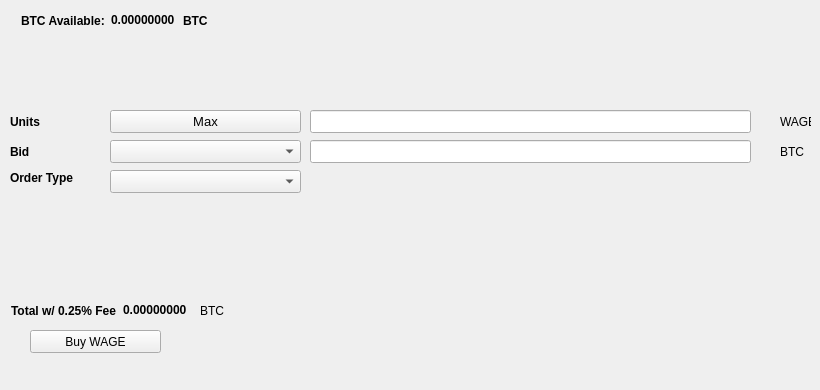
   <widget class="QWidget" name="BuyTab">
    <attribute name="title">
     <string>Buy</string>
    </attribute>
    <widget class="QPushButton" name="BuyWAGE">
     <property name="geometry">
      <rect>
       <x>30</x>
       <y>330</y>
       <width>131</width>
       <height>23</height>
      </rect>
     </property>
     <property name="text">
      <string>Buy WAGE</string>
     </property>
     <property name="icon">
      <iconset resource="../testwage.qrc">
       <normaloff>:/icons/bitcoin</normaloff>:/icons/bitcoin</iconset>
     </property>
    </widget>
    <widget class="QLabel" name="label_3">
     <property name="geometry">
      <rect>
       <x>10</x>
       <y>110</y>
       <width>46</width>
       <height>23</height>
      </rect>
     </property>
     <property name="font">
      <font>
       <weight>75</weight>
       <bold>true</bold>
      </font>
     </property>
     <property name="text">
      <string>Units</string>
     </property>
    </widget>
    <widget class="QLineEdit" name="UnitsInput">
     <property name="geometry">
      <rect>
       <x>310</x>
       <y>110</y>
       <width>441</width>
       <height>23</height>
      </rect>
     </property>
     <property name="font">
      <font>
       <pointsize>9</pointsize>
       <weight>75</weight>
       <bold>true</bold>
      </font>
     </property>
    </widget>
    <widget class="QLineEdit" name="BuyBidPriceEdit">
     <property name="geometry">
      <rect>
       <x>310</x>
       <y>140</y>
       <width>441</width>
       <height>23</height>
      </rect>
     </property>
     <property name="font">
      <font>
       <pointsize>9</pointsize>
       <weight>75</weight>
       <bold>true</bold>
      </font>
     </property>
    </widget>
    <widget class="QLabel" name="label_4">
     <property name="geometry">
      <rect>
       <x>780</x>
       <y>110</y>
       <width>31</width>
       <height>23</height>
      </rect>
     </property>
     <property name="text">
      <string>WAGE</string>
     </property>
    </widget>
    <widget class="QLabel" name="label_5">
     <property name="geometry">
      <rect>
       <x>780</x>
       <y>140</y>
       <width>31</width>
       <height>23</height>
      </rect>
     </property>
     <property name="text">
      <string>BTC</string>
     </property>
    </widget>
    <widget class="QLabel" name="label_6">
     <property name="geometry">
      <rect>
       <x>10</x>
       <y>140</y>
       <width>46</width>
       <height>23</height>
      </rect>
     </property>
     <property name="font">
      <font>
       <weight>75</weight>
       <bold>true</bold>
      </font>
     </property>
     <property name="text">
      <string>Bid</string>
     </property>
    </widget>
    <widget class="QLabel" name="label_7">
     <property name="geometry">
      <rect>
       <x>10</x>
       <y>170</y>
       <width>91</width>
       <height>16</height>
      </rect>
     </property>
     <property name="font">
      <font>
       <weight>75</weight>
       <bold>true</bold>
      </font>
     </property>
     <property name="text">
      <string>Order Type</string>
     </property>
    </widget>
    <widget class="QPushButton" name="Buy_Max_Amount">
     <property name="geometry">
      <rect>
       <x>110</x>
       <y>110</y>
       <width>191</width>
       <height>23</height>
      </rect>
     </property>
     <property name="font">
      <font>
       <pointsize>10</pointsize>
      </font>
     </property>
     <property name="text">
      <string>Max</string>
     </property>
    </widget>
    <widget class="QComboBox" name="BuyBidcomboBox">
     <property name="geometry">
      <rect>
       <x>110</x>
       <y>140</y>
       <width>191</width>
       <height>23</height>
      </rect>
     </property>
     <property name="font">
      <font>
       <pointsize>10</pointsize>
      </font>
     </property>
    </widget>
    <widget class="QComboBox" name="buyOrdertypeCombo">
     <property name="geometry">
      <rect>
       <x>110</x>
       <y>170</y>
       <width>191</width>
       <height>23</height>
      </rect>
     </property>
     <property name="font">
      <font>
       <pointsize>10</pointsize>
      </font>
     </property>
    </widget>
    <widget class="QWidget" name="layoutWidget1">
     <property name="geometry">
      <rect>
       <x>21</x>
       <y>11</y>
       <width>227</width>
       <height>19</height>
      </rect>
     </property>
     <layout class="QHBoxLayout" name="horizontalLayout_3">
      <item>
       <widget class="QLabel" name="label232">
        <property name="font">
         <font>
          <weight>75</weight>
          <bold>true</bold>
         </font>
        </property>
        <property name="text">
         <string>BTC Available:</string>
        </property>
       </widget>
      </item>
      <item>
       <widget class="QLabel" name="BtcAvailableLbl">
        <property name="palette">
         <palette>
          <active>
           <colorrole role="WindowText">
            <brush brushstyle="SolidPattern">
             <color alpha="255">
              <red>0</red>
              <green>0</green>
              <blue>0</blue>
             </color>
            </brush>
           </colorrole>
           <colorrole role="Button">
            <brush brushstyle="SolidPattern">
             <color alpha="255">
              <red>0</red>
              <green>170</green>
              <blue>0</blue>
             </color>
            </brush>
           </colorrole>
           <colorrole role="Light">
            <brush brushstyle="SolidPattern">
             <color alpha="255">
              <red>0</red>
              <green>255</green>
              <blue>0</blue>
             </color>
            </brush>
           </colorrole>
           <colorrole role="Midlight">
            <brush brushstyle="SolidPattern">
             <color alpha="255">
              <red>0</red>
              <green>212</green>
              <blue>0</blue>
             </color>
            </brush>
           </colorrole>
           <colorrole role="Dark">
            <brush brushstyle="SolidPattern">
             <color alpha="255">
              <red>0</red>
              <green>85</green>
              <blue>0</blue>
             </color>
            </brush>
           </colorrole>
           <colorrole role="Mid">
            <brush brushstyle="SolidPattern">
             <color alpha="255">
              <red>0</red>
              <green>113</green>
              <blue>0</blue>
             </color>
            </brush>
           </colorrole>
           <colorrole role="Text">
            <brush brushstyle="SolidPattern">
             <color alpha="255">
              <red>0</red>
              <green>170</green>
              <blue>0</blue>
             </color>
            </brush>
           </colorrole>
           <colorrole role="BrightText">
            <brush brushstyle="SolidPattern">
             <color alpha="255">
              <red>255</red>
              <green>255</green>
              <blue>255</blue>
             </color>
            </brush>
           </colorrole>
           <colorrole role="ButtonText">
            <brush brushstyle="SolidPattern">
             <color alpha="255">
              <red>0</red>
              <green>0</green>
              <blue>0</blue>
             </color>
            </brush>
           </colorrole>
           <colorrole role="Base">
            <brush brushstyle="SolidPattern">
             <color alpha="255">
              <red>255</red>
              <green>255</green>
              <blue>255</blue>
             </color>
            </brush>
           </colorrole>
           <colorrole role="Window">
            <brush brushstyle="SolidPattern">
             <color alpha="255">
              <red>0</red>
              <green>170</green>
              <blue>0</blue>
             </color>
            </brush>
           </colorrole>
           <colorrole role="Shadow">
            <brush brushstyle="SolidPattern">
             <color alpha="255">
              <red>0</red>
              <green>0</green>
              <blue>0</blue>
             </color>
            </brush>
           </colorrole>
           <colorrole role="AlternateBase">
            <brush brushstyle="SolidPattern">
             <color alpha="255">
              <red>127</red>
              <green>212</green>
              <blue>127</blue>
             </color>
            </brush>
           </colorrole>
           <colorrole role="ToolTipBase">
            <brush brushstyle="SolidPattern">
             <color alpha="255">
              <red>255</red>
              <green>255</green>
              <blue>220</blue>
             </color>
            </brush>
           </colorrole>
           <colorrole role="ToolTipText">
            <brush brushstyle="SolidPattern">
             <color alpha="255">
              <red>0</red>
              <green>0</green>
              <blue>0</blue>
             </color>
            </brush>
           </colorrole>
          </active>
          <inactive>
           <colorrole role="WindowText">
            <brush brushstyle="SolidPattern">
             <color alpha="255">
              <red>0</red>
              <green>0</green>
              <blue>0</blue>
             </color>
            </brush>
           </colorrole>
           <colorrole role="Button">
            <brush brushstyle="SolidPattern">
             <color alpha="255">
              <red>0</red>
              <green>170</green>
              <blue>0</blue>
             </color>
            </brush>
           </colorrole>
           <colorrole role="Light">
            <brush brushstyle="SolidPattern">
             <color alpha="255">
              <red>0</red>
              <green>255</green>
              <blue>0</blue>
             </color>
            </brush>
           </colorrole>
           <colorrole role="Midlight">
            <brush brushstyle="SolidPattern">
             <color alpha="255">
              <red>0</red>
              <green>212</green>
              <blue>0</blue>
             </color>
            </brush>
           </colorrole>
           <colorrole role="Dark">
            <brush brushstyle="SolidPattern">
             <color alpha="255">
              <red>0</red>
              <green>85</green>
              <blue>0</blue>
             </color>
            </brush>
           </colorrole>
           <colorrole role="Mid">
            <brush brushstyle="SolidPattern">
             <color alpha="255">
              <red>0</red>
              <green>113</green>
              <blue>0</blue>
             </color>
            </brush>
           </colorrole>
           <colorrole role="Text">
            <brush brushstyle="SolidPattern">
             <color alpha="255">
              <red>0</red>
              <green>170</green>
              <blue>0</blue>
             </color>
            </brush>
           </colorrole>
           <colorrole role="BrightText">
            <brush brushstyle="SolidPattern">
             <color alpha="255">
              <red>255</red>
              <green>255</green>
              <blue>255</blue>
             </color>
            </brush>
           </colorrole>
           <colorrole role="ButtonText">
            <brush brushstyle="SolidPattern">
             <color alpha="255">
              <red>0</red>
              <green>0</green>
              <blue>0</blue>
             </color>
            </brush>
           </colorrole>
           <colorrole role="Base">
            <brush brushstyle="SolidPattern">
             <color alpha="255">
              <red>255</red>
              <green>255</green>
              <blue>255</blue>
             </color>
            </brush>
           </colorrole>
           <colorrole role="Window">
            <brush brushstyle="SolidPattern">
             <color alpha="255">
              <red>0</red>
              <green>170</green>
              <blue>0</blue>
             </color>
            </brush>
           </colorrole>
           <colorrole role="Shadow">
            <brush brushstyle="SolidPattern">
             <color alpha="255">
              <red>0</red>
              <green>0</green>
              <blue>0</blue>
             </color>
            </brush>
           </colorrole>
           <colorrole role="AlternateBase">
            <brush brushstyle="SolidPattern">
             <color alpha="255">
              <red>127</red>
              <green>212</green>
              <blue>127</blue>
             </color>
            </brush>
           </colorrole>
           <colorrole role="ToolTipBase">
            <brush brushstyle="SolidPattern">
             <color alpha="255">
              <red>255</red>
              <green>255</green>
              <blue>220</blue>
             </color>
            </brush>
           </colorrole>
           <colorrole role="ToolTipText">
            <brush brushstyle="SolidPattern">
             <color alpha="255">
              <red>0</red>
              <green>0</green>
              <blue>0</blue>
             </color>
            </brush>
           </colorrole>
          </inactive>
          <disabled>
           <colorrole role="WindowText">
            <brush brushstyle="SolidPattern">
             <color alpha="255">
              <red>0</red>
              <green>85</green>
              <blue>0</blue>
             </color>
            </brush>
           </colorrole>
           <colorrole role="Button">
            <brush brushstyle="SolidPattern">
             <color alpha="255">
              <red>0</red>
              <green>170</green>
              <blue>0</blue>
             </color>
            </brush>
           </colorrole>
           <colorrole role="Light">
            <brush brushstyle="SolidPattern">
             <color alpha="255">
              <red>0</red>
              <green>255</green>
              <blue>0</blue>
             </color>
            </brush>
           </colorrole>
           <colorrole role="Midlight">
            <brush brushstyle="SolidPattern">
             <color alpha="255">
              <red>0</red>
              <green>212</green>
              <blue>0</blue>
             </color>
            </brush>
           </colorrole>
           <colorrole role="Dark">
            <brush brushstyle="SolidPattern">
             <color alpha="255">
              <red>0</red>
              <green>85</green>
              <blue>0</blue>
             </color>
            </brush>
           </colorrole>
           <colorrole role="Mid">
            <brush brushstyle="SolidPattern">
             <color alpha="255">
              <red>0</red>
              <green>113</green>
              <blue>0</blue>
             </color>
            </brush>
           </colorrole>
           <colorrole role="Text">
            <brush brushstyle="SolidPattern">
             <color alpha="255">
              <red>0</red>
              <green>85</green>
              <blue>0</blue>
             </color>
            </brush>
           </colorrole>
           <colorrole role="BrightText">
            <brush brushstyle="SolidPattern">
             <color alpha="255">
              <red>255</red>
              <green>255</green>
              <blue>255</blue>
             </color>
            </brush>
           </colorrole>
           <colorrole role="ButtonText">
            <brush brushstyle="SolidPattern">
             <color alpha="255">
              <red>0</red>
              <green>85</green>
              <blue>0</blue>
             </color>
            </brush>
           </colorrole>
           <colorrole role="Base">
            <brush brushstyle="SolidPattern">
             <color alpha="255">
              <red>0</red>
              <green>170</green>
              <blue>0</blue>
             </color>
            </brush>
           </colorrole>
           <colorrole role="Window">
            <brush brushstyle="SolidPattern">
             <color alpha="255">
              <red>0</red>
              <green>170</green>
              <blue>0</blue>
             </color>
            </brush>
           </colorrole>
           <colorrole role="Shadow">
            <brush brushstyle="SolidPattern">
             <color alpha="255">
              <red>0</red>
              <green>0</green>
              <blue>0</blue>
             </color>
            </brush>
           </colorrole>
           <colorrole role="AlternateBase">
            <brush brushstyle="SolidPattern">
             <color alpha="255">
              <red>0</red>
              <green>170</green>
              <blue>0</blue>
             </color>
            </brush>
           </colorrole>
           <colorrole role="ToolTipBase">
            <brush brushstyle="SolidPattern">
             <color alpha="255">
              <red>255</red>
              <green>255</green>
              <blue>220</blue>
             </color>
            </brush>
           </colorrole>
           <colorrole role="ToolTipText">
            <brush brushstyle="SolidPattern">
             <color alpha="255">
              <red>0</red>
              <green>0</green>
              <blue>0</blue>
             </color>
            </brush>
           </colorrole>
          </disabled>
         </palette>
        </property>
        <property name="font">
         <font>
          <weight>75</weight>
          <bold>true</bold>
         </font>
        </property>
        <property name="text">
         <string>0.00000000</string>
        </property>
        <property name="textInteractionFlags">
         <set>Qt::LinksAccessibleByMouse|Qt::TextSelectableByKeyboard|Qt::TextSelectableByMouse</set>
        </property>
       </widget>
      </item>
      <item>
       <widget class="QLabel" name="BtcAvailableLbl_2">
        <property name="font">
         <font>
          <weight>75</weight>
          <bold>true</bold>
         </font>
        </property>
        <property name="text">
         <string>BTC</string>
        </property>
       </widget>
      </item>
     </layout>
    </widget>
    <widget class="QWidget" name="layoutWidge2">
     <property name="geometry">
      <rect>
       <x>11</x>
       <y>301</y>
       <width>259</width>
       <height>19</height>
      </rect>
     </property>
     <layout class="QHBoxLayout" name="horizontalLayout_4">
      <item>
       <widget class="QLabel" name="label_9">
        <property name="font">
         <font>
          <weight>75</weight>
          <bold>true</bold>
         </font>
        </property>
        <property name="text">
         <string>Total w/ 0.25% Fee</string>
        </property>
       </widget>
      </item>
      <item>
       <widget class="QLabel" name="BuyCostLabel">
        <property name="palette">
         <palette>
          <active>
           <colorrole role="WindowText">
            <brush brushstyle="SolidPattern">
             <color alpha="255">
              <red>0</red>
              <green>0</green>
              <blue>0</blue>
             </color>
            </brush>
           </colorrole>
           <colorrole role="Button">
            <brush brushstyle="SolidPattern">
             <color alpha="255">
              <red>0</red>
              <green>170</green>
              <blue>0</blue>
             </color>
            </brush>
           </colorrole>
           <colorrole role="Light">
            <brush brushstyle="SolidPattern">
             <color alpha="255">
              <red>0</red>
              <green>255</green>
              <blue>0</blue>
             </color>
            </brush>
           </colorrole>
           <colorrole role="Midlight">
            <brush brushstyle="SolidPattern">
             <color alpha="255">
              <red>0</red>
              <green>212</green>
              <blue>0</blue>
             </color>
            </brush>
           </colorrole>
           <colorrole role="Dark">
            <brush brushstyle="SolidPattern">
             <color alpha="255">
              <red>0</red>
              <green>85</green>
              <blue>0</blue>
             </color>
            </brush>
           </colorrole>
           <colorrole role="Mid">
            <brush brushstyle="SolidPattern">
             <color alpha="255">
              <red>0</red>
              <green>113</green>
              <blue>0</blue>
             </color>
            </brush>
           </colorrole>
           <colorrole role="Text">
            <brush brushstyle="SolidPattern">
             <color alpha="255">
              <red>0</red>
              <green>170</green>
              <blue>0</blue>
             </color>
            </brush>
           </colorrole>
           <colorrole role="BrightText">
            <brush brushstyle="SolidPattern">
             <color alpha="255">
              <red>255</red>
              <green>255</green>
              <blue>255</blue>
             </color>
            </brush>
           </colorrole>
           <colorrole role="ButtonText">
            <brush brushstyle="SolidPattern">
             <color alpha="255">
              <red>0</red>
              <green>0</green>
              <blue>0</blue>
             </color>
            </brush>
           </colorrole>
           <colorrole role="Base">
            <brush brushstyle="SolidPattern">
             <color alpha="255">
              <red>255</red>
              <green>255</green>
              <blue>255</blue>
             </color>
            </brush>
           </colorrole>
           <colorrole role="Window">
            <brush brushstyle="SolidPattern">
             <color alpha="255">
              <red>0</red>
              <green>170</green>
              <blue>0</blue>
             </color>
            </brush>
           </colorrole>
           <colorrole role="Shadow">
            <brush brushstyle="SolidPattern">
             <color alpha="255">
              <red>0</red>
              <green>0</green>
              <blue>0</blue>
             </color>
            </brush>
           </colorrole>
           <colorrole role="AlternateBase">
            <brush brushstyle="SolidPattern">
             <color alpha="255">
              <red>127</red>
              <green>212</green>
              <blue>127</blue>
             </color>
            </brush>
           </colorrole>
           <colorrole role="ToolTipBase">
            <brush brushstyle="SolidPattern">
             <color alpha="255">
              <red>255</red>
              <green>255</green>
              <blue>220</blue>
             </color>
            </brush>
           </colorrole>
           <colorrole role="ToolTipText">
            <brush brushstyle="SolidPattern">
             <color alpha="255">
              <red>0</red>
              <green>0</green>
              <blue>0</blue>
             </color>
            </brush>
           </colorrole>
          </active>
          <inactive>
           <colorrole role="WindowText">
            <brush brushstyle="SolidPattern">
             <color alpha="255">
              <red>0</red>
              <green>0</green>
              <blue>0</blue>
             </color>
            </brush>
           </colorrole>
           <colorrole role="Button">
            <brush brushstyle="SolidPattern">
             <color alpha="255">
              <red>0</red>
              <green>170</green>
              <blue>0</blue>
             </color>
            </brush>
           </colorrole>
           <colorrole role="Light">
            <brush brushstyle="SolidPattern">
             <color alpha="255">
              <red>0</red>
              <green>255</green>
              <blue>0</blue>
             </color>
            </brush>
           </colorrole>
           <colorrole role="Midlight">
            <brush brushstyle="SolidPattern">
             <color alpha="255">
              <red>0</red>
              <green>212</green>
              <blue>0</blue>
             </color>
            </brush>
           </colorrole>
           <colorrole role="Dark">
            <brush brushstyle="SolidPattern">
             <color alpha="255">
              <red>0</red>
              <green>85</green>
              <blue>0</blue>
             </color>
            </brush>
           </colorrole>
           <colorrole role="Mid">
            <brush brushstyle="SolidPattern">
             <color alpha="255">
              <red>0</red>
              <green>113</green>
              <blue>0</blue>
             </color>
            </brush>
           </colorrole>
           <colorrole role="Text">
            <brush brushstyle="SolidPattern">
             <color alpha="255">
              <red>0</red>
              <green>170</green>
              <blue>0</blue>
             </color>
            </brush>
           </colorrole>
           <colorrole role="BrightText">
            <brush brushstyle="SolidPattern">
             <color alpha="255">
              <red>255</red>
              <green>255</green>
              <blue>255</blue>
             </color>
            </brush>
           </colorrole>
           <colorrole role="ButtonText">
            <brush brushstyle="SolidPattern">
             <color alpha="255">
              <red>0</red>
              <green>0</green>
              <blue>0</blue>
             </color>
            </brush>
           </colorrole>
           <colorrole role="Base">
            <brush brushstyle="SolidPattern">
             <color alpha="255">
              <red>255</red>
              <green>255</green>
              <blue>255</blue>
             </color>
            </brush>
           </colorrole>
           <colorrole role="Window">
            <brush brushstyle="SolidPattern">
             <color alpha="255">
              <red>0</red>
              <green>170</green>
              <blue>0</blue>
             </color>
            </brush>
           </colorrole>
           <colorrole role="Shadow">
            <brush brushstyle="SolidPattern">
             <color alpha="255">
              <red>0</red>
              <green>0</green>
              <blue>0</blue>
             </color>
            </brush>
           </colorrole>
           <colorrole role="AlternateBase">
            <brush brushstyle="SolidPattern">
             <color alpha="255">
              <red>127</red>
              <green>212</green>
              <blue>127</blue>
             </color>
            </brush>
           </colorrole>
           <colorrole role="ToolTipBase">
            <brush brushstyle="SolidPattern">
             <color alpha="255">
              <red>255</red>
              <green>255</green>
              <blue>220</blue>
             </color>
            </brush>
           </colorrole>
           <colorrole role="ToolTipText">
            <brush brushstyle="SolidPattern">
             <color alpha="255">
              <red>0</red>
              <green>0</green>
              <blue>0</blue>
             </color>
            </brush>
           </colorrole>
          </inactive>
          <disabled>
           <colorrole role="WindowText">
            <brush brushstyle="SolidPattern">
             <color alpha="255">
              <red>0</red>
              <green>85</green>
              <blue>0</blue>
             </color>
            </brush>
           </colorrole>
           <colorrole role="Button">
            <brush brushstyle="SolidPattern">
             <color alpha="255">
              <red>0</red>
              <green>170</green>
              <blue>0</blue>
             </color>
            </brush>
           </colorrole>
           <colorrole role="Light">
            <brush brushstyle="SolidPattern">
             <color alpha="255">
              <red>0</red>
              <green>255</green>
              <blue>0</blue>
             </color>
            </brush>
           </colorrole>
           <colorrole role="Midlight">
            <brush brushstyle="SolidPattern">
             <color alpha="255">
              <red>0</red>
              <green>212</green>
              <blue>0</blue>
             </color>
            </brush>
           </colorrole>
           <colorrole role="Dark">
            <brush brushstyle="SolidPattern">
             <color alpha="255">
              <red>0</red>
              <green>85</green>
              <blue>0</blue>
             </color>
            </brush>
           </colorrole>
           <colorrole role="Mid">
            <brush brushstyle="SolidPattern">
             <color alpha="255">
              <red>0</red>
              <green>113</green>
              <blue>0</blue>
             </color>
            </brush>
           </colorrole>
           <colorrole role="Text">
            <brush brushstyle="SolidPattern">
             <color alpha="255">
              <red>0</red>
              <green>85</green>
              <blue>0</blue>
             </color>
            </brush>
           </colorrole>
           <colorrole role="BrightText">
            <brush brushstyle="SolidPattern">
             <color alpha="255">
              <red>255</red>
              <green>255</green>
              <blue>255</blue>
             </color>
            </brush>
           </colorrole>
           <colorrole role="ButtonText">
            <brush brushstyle="SolidPattern">
             <color alpha="255">
              <red>0</red>
              <green>85</green>
              <blue>0</blue>
             </color>
            </brush>
           </colorrole>
           <colorrole role="Base">
            <brush brushstyle="SolidPattern">
             <color alpha="255">
              <red>0</red>
              <green>170</green>
              <blue>0</blue>
             </color>
            </brush>
           </colorrole>
           <colorrole role="Window">
            <brush brushstyle="SolidPattern">
             <color alpha="255">
              <red>0</red>
              <green>170</green>
              <blue>0</blue>
             </color>
            </brush>
           </colorrole>
           <colorrole role="Shadow">
            <brush brushstyle="SolidPattern">
             <color alpha="255">
              <red>0</red>
              <green>0</green>
              <blue>0</blue>
             </color>
            </brush>
           </colorrole>
           <colorrole role="AlternateBase">
            <brush brushstyle="SolidPattern">
             <color alpha="255">
              <red>0</red>
              <green>170</green>
              <blue>0</blue>
             </color>
            </brush>
           </colorrole>
           <colorrole role="ToolTipBase">
            <brush brushstyle="SolidPattern">
             <color alpha="255">
              <red>255</red>
              <green>255</green>
              <blue>220</blue>
             </color>
            </brush>
           </colorrole>
           <colorrole role="ToolTipText">
            <brush brushstyle="SolidPattern">
             <color alpha="255">
              <red>0</red>
              <green>0</green>
              <blue>0</blue>
             </color>
            </brush>
           </colorrole>
          </disabled>
         </palette>
        </property>
        <property name="font">
         <font>
          <weight>75</weight>
          <bold>true</bold>
         </font>
        </property>
        <property name="autoFillBackground">
         <bool>false</bool>
        </property>
        <property name="text">
         <string>0.00000000</string>
        </property>
        <property name="textInteractionFlags">
         <set>Qt::LinksAccessibleByMouse|Qt::TextSelectableByMouse</set>
        </property>
       </widget>
      </item>
      <item>
       <widget class="QLabel" name="label_10">
        <property name="font">
         <font>
          <weight>50</weight>
          <bold>false</bold>
         </font>
        </property>
        <property name="text">
         <string>BTC</string>
        </property>
       </widget>
      </item>
     </layout>
    </widget>
    <widget class="QLabel" name="label_24">
     <property name="geometry">
      <rect>
       <x>460</x>
       <y>300</y>
       <width>281</width>
       <height>81</height>
      </rect>
     </property>
     <property name="text">
      <string/>
     </property>
     <property name="pixmap">
      <pixmap>:/images/bittrex</pixmap>
     </property>
    </widget>
   </widget>
